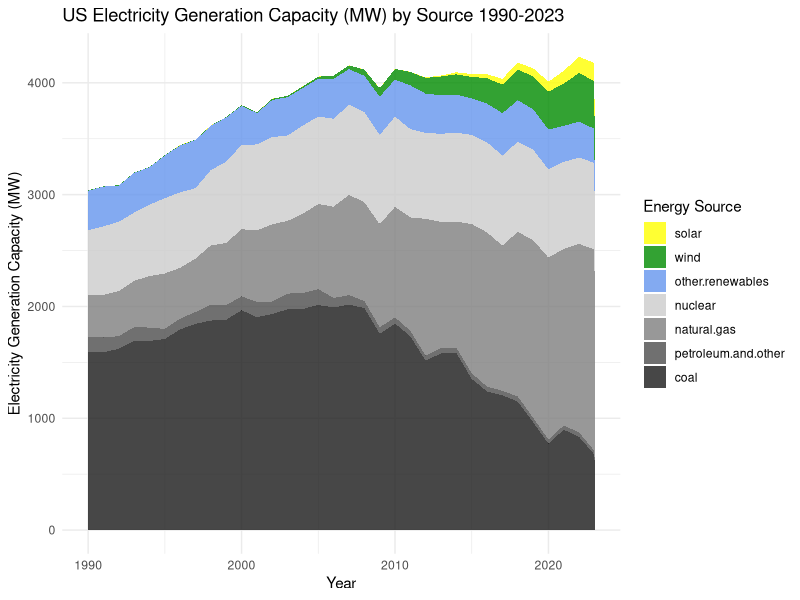
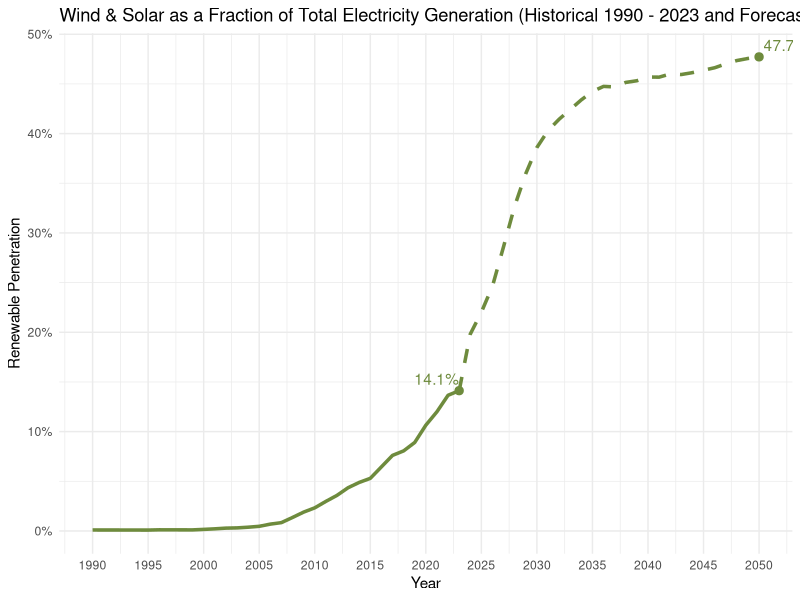
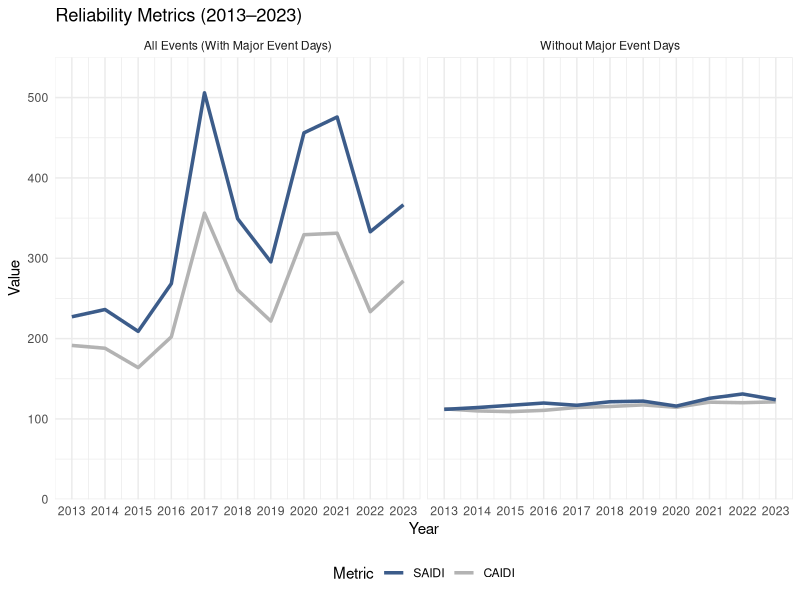
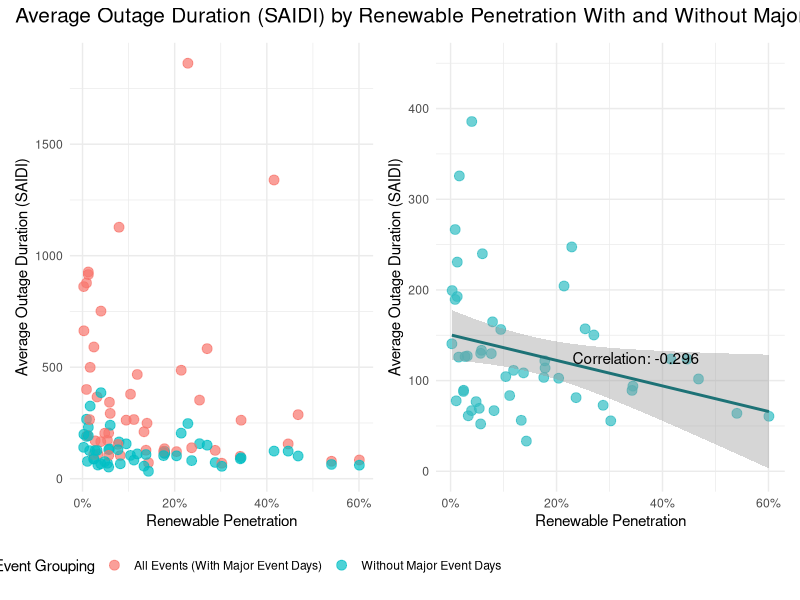
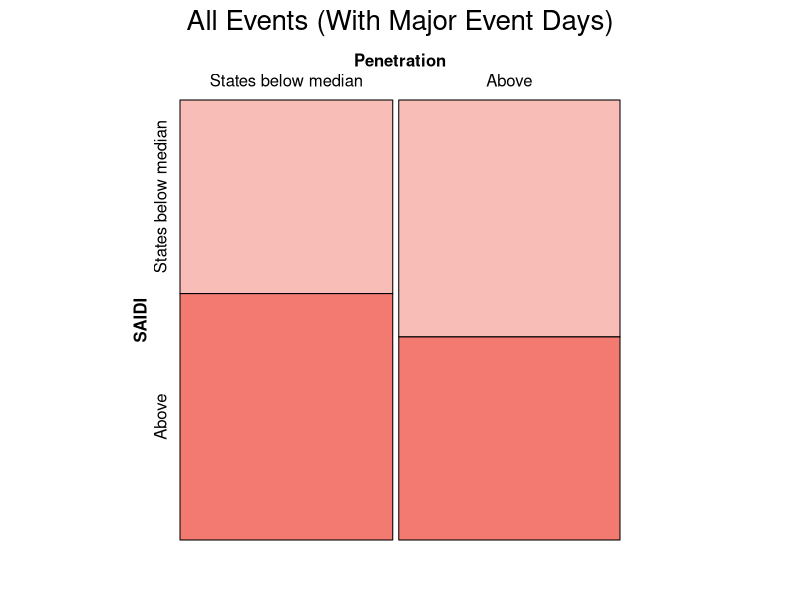
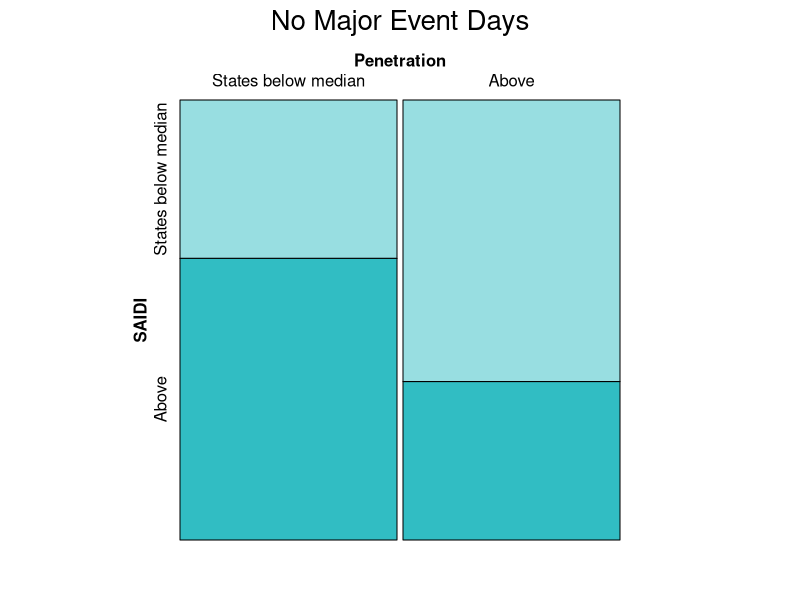
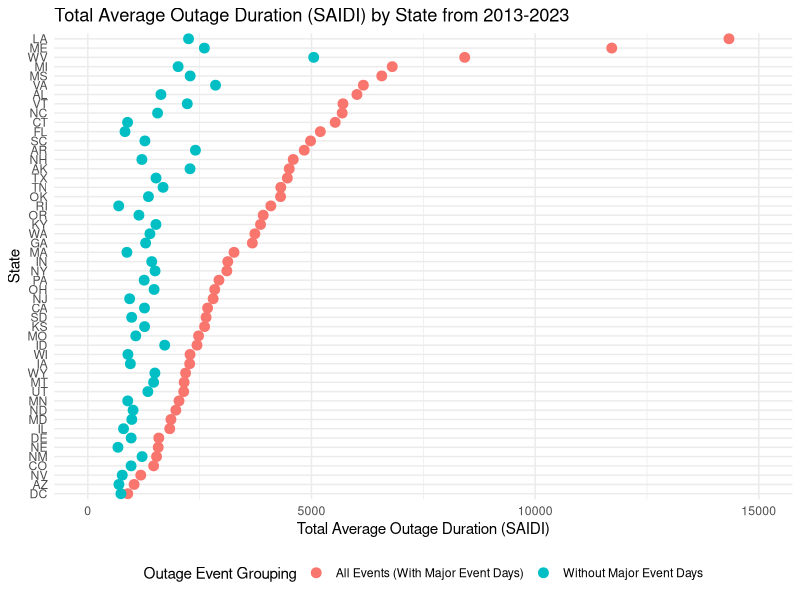
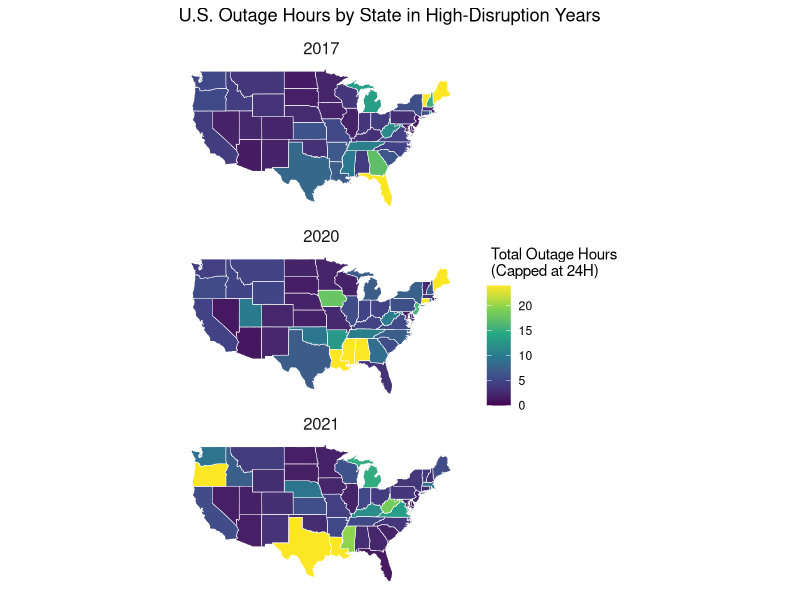

Recreate these plots in R, in order.
## ---- chunk 1
suppressPackageStartupMessages(library(ggplot2))
suppressPackageStartupMessages(library(dplyr))
suppressPackageStartupMessages(library(tidyr))
suppressPackageStartupMessages(library(scales))
suppressWarnings(suppressPackageStartupMessages(library(sf)))
suppressWarnings(suppressPackageStartupMessages(library(maps)))
suppressPackageStartupMessages(library(viridis))
suppressPackageStartupMessages(library(readr))
suppressPackageStartupMessages(library(vcd))
suppressPackageStartupMessages(library(patchwork))
suppressPackageStartupMessages(library(gridExtra))
suppressPackageStartupMessages(library(forcats))
## ---- chunk 2
us_gen_data <- read.csv("US_generation.csv")

colnames(us_gen_data)[1] <- "Year"

us_gen_data <- us_gen_data |>
  filter(Year >= 1990)

data1_long <- us_gen_data |>
  select(Year, wind, solar, `coal`, `natural.gas`, `nuclear`, `other.renewables`, `petroleum.and.other`) |>
  pivot_longer(cols = -Year, names_to = "Energy_Source", values_to = "Generation")

# Set factor levels (wind and solar at the top)
data1_long$Energy_Source <- factor(data1_long$Energy_Source, 
                                  levels = c("solar","wind","other.renewables", "nuclear", "natural.gas",
                                             "petroleum.and.other", "coal"))
# Area Chart
ggplot(data1_long, aes(x = Year, y = Generation, fill = Energy_Source)) +
  geom_area(alpha = 0.8, position = "stack") +
  scale_fill_manual(values = c("coal" = "gray10", 
                               "natural.gas" = "gray50", 
                               "nuclear" = "gray80", 
                               "other.renewables" = "cornflowerblue", 
                               "petroleum.and.other" = "gray30",
                               "wind" = "green4",
                               "solar" = "yellow")) +
  labs(title = "US Electricity Generation Capacity (MW) by Source 1990-2023",
       x = "Year",
       y = "Electricity Generation Capacity (MW)",
       fill = "Energy Source") +
  theme_minimal()
## ---- chunk 3

# Add a new column to calculate the fraction of wind + solar generation
data2 <- us_gen_data |>
  mutate(
    Total_Generation = wind + solar + coal + natural.gas + nuclear + other.renewables + petroleum.and.other,
    Wind_Solar_Fraction = (wind + solar) / Total_Generation
  )

# Find the last data point
last_point <- data2 |> filter(Year == max(Year))

# Load and prepare the forecast data in R
forecast <- read.csv("Renewable_Energy_Forecast.csv") |>
  select(Year, Solar_Wind_Fraction) |>
  rename(Solar_Wind_Fraction = Solar_Wind_Fraction)

# Combine the historical and forecast data for plotting
combined_data <- bind_rows(
  data2 |> select(Year, Wind_Solar_Fraction) |> rename(Fraction = Wind_Solar_Fraction),
  forecast |> rename(Fraction = Solar_Wind_Fraction)
)

# Find the last data point
last_point2 <- forecast |> filter(Year == max(Year))

# Plot with the forecast
ggplot(data2, aes(x = Year, y = Wind_Solar_Fraction)) +
  geom_line(color = "darkolivegreen4", linewidth = 1.2) +
  geom_line(data = forecast, aes(x = Year, y = Solar_Wind_Fraction),
            color = "darkolivegreen4", linetype = "dashed", linewidth = 1.2) +
  geom_point(data = last_point, aes(x = Year, y = Wind_Solar_Fraction), 
             size = 2.5, color = "darkolivegreen4") +
  geom_text(data = last_point, aes(label = scales::percent(Wind_Solar_Fraction, accuracy = 0.1)),
            vjust = -0.5, hjust = 1, color = "darkolivegreen4") +
  geom_text(data = forecast |> filter(Year == 2050),
            aes(x = Year, y = Solar_Wind_Fraction,
                label = scales::percent(Solar_Wind_Fraction, accuracy = 0.1)),
            vjust = -0.5, hjust = -0.1, color = "darkolivegreen4") + 
 geom_point(data = last_point2, aes(x = Year, y = Solar_Wind_Fraction), 
             size = 2.5, color = "darkolivegreen4") +
  labs(title = "Wind & Solar as a Fraction of Total Electricity Generation (Historical 1990 - 2023 and Forecast 2024-2050)",
       x = "Year",
       y = "Renewable Penetration") +
  theme_minimal() +
  scale_y_continuous(labels = scales::percent_format())+
  scale_x_continuous(breaks = seq(1990, 2050, by = 5)) 
## ---- chunk 4

t1_reliability <- read.csv("T1_Reliability.csv")

t1_reliability <- t1_reliability |>
   filter(`Event_Category` %in% c("IEEE_All_Events", "IEEE_No_Major_Events"))

t1_reliability$Year <- as.integer(t1_reliability$Year)

# Reshape the data to a long format for plotting
data3_long <- t1_reliability  |>
  pivot_longer(cols = c(SAIDI, CAIDI), names_to = "Metric", values_to = "Value")

# Plot the line graph faceted by Event Category
ggplot(data3_long, aes(x = Year, y = Value, color = Metric)) +
  geom_line(linewidth = 1.2) +
  scale_x_continuous(breaks = seq(2013, 2023, 1)) +
  scale_y_continuous(limits = c(0, 550), expand = c(0, 0)) + 
  scale_color_manual(values = c("SAIDI" = '#3c5c8a',"CAIDI" = 'gray70'),
                     breaks = c("SAIDI","CAIDI")) +
  labs(title = "Reliability Metrics (2013–2023)",
       x = "Year",
       y = "Value",
       color = "Metric") +
  facet_wrap(~ `Event_Category`,
             labeller = labeller(`Event_Category` = c("IEEE_All_Events" = "All Events (With Major Event Days)",
                                                      "IEEE_No_Major_Events" = "Without Major Event Days"))) +
  theme_minimal() +
  theme(legend.position = 'bottom')
## ---- chunk 5
# Load reliability metrics (SAIDI) from 2013-2023 by state
t4_rbs <- suppressMessages(read_csv("T4_ReliabilityByState.csv"))

# Pivot longer by state and filter to IEEE All Events
data_rbs <- t4_rbs |>
  pivot_longer(cols = c('CT':'HI'),names_to = 'state', values_to = 'SAIDI') |>
  filter(Method == 'IEEE',
         Event_Grouping == 'All Events (With Major Event Days)')

# Create 2023-only version with major event days
rbs_2023 <- data_rbs |>
  filter(Census_Division == '2023') |>
  select(state, SAIDI)

# Create 2023-only version without major event days
rbs_2023_no_major <- t4_rbs |>
  pivot_longer(cols = c('CT':'HI'),names_to = 'state', values_to = 'SAIDI') |>
  filter(Method == 'IEEE',
         Event_Grouping == 'Without Major Event Days',
         Census_Division == '2023') |>
  select(state, SAIDI)

# Load renewable penetration from 2023 by state
state_generation_2023 <- suppressMessages(read_csv('state_generation_2023.csv'))

# Calculate generation by energy type by state
suppressMessages(state_generation_2023 <- state_generation_2023 |>
  group_by(state, source) |>
  summarise(generation = sum(generation)))

# Derive renewable penetration from generation
state_pen_2023 <- state_generation_2023 |>
  pivot_wider(names_from = source, values_from = generation, values_fill = 0) |>
  mutate(total_gen = coal + natural.gas + other.renewables + petroleum.and.other + solar + wind + nuclear,
         wind_solar = wind + solar,
         w_s_pen = wind_solar/total_gen)

# Create combo dataset that disregards event grouping type
rbs_2023_combo <- t4_rbs |>
  pivot_longer(cols = c('CT':'HI'),names_to = 'state', values_to = 'SAIDI') |>
  filter(Method == 'IEEE',
         Event_Grouping %in% c('Without Major Event Days','All Events (With Major Event Days)'),
         Census_Division == '2023') |>
  select(state, SAIDI, Event_Grouping)

# Join reliability (SAIDI) with renewable penetration by state with major event days
scatter_state_2023 <- state_pen_2023 |>
  left_join(rbs_2023, by = 'state') |>
  select(state, w_s_pen, SAIDI)

# Join reliability (SAIDI) with renewable penetration by state without major event days
scatter_state_2023_no_major <- state_pen_2023 |>
  left_join(rbs_2023_no_major, by = 'state') |>
  select(state, w_s_pen, SAIDI)

# Join reliability (SAIDI) with renewable penetration by state for combo version 
scatter_state_2023_combo <- state_pen_2023 |>
  left_join(rbs_2023_combo, by = 'state') |>
  select(state, w_s_pen, SAIDI, Event_Grouping)

# Store scatter plot colored by event grouping type
plot2 <- ggplot(data = scatter_state_2023_combo, mapping = aes(x = w_s_pen, y = SAIDI, color = Event_Grouping)) +
  geom_point(alpha = .7, size = 3, na.rm = TRUE) +
  # coord_cartesian(ylim = c(0,1850)) + 
  scale_x_continuous(labels = scales::percent_format()) +
  labs(x = "Renewable Penetration",
       y = "Average Outage Duration (SAIDI)",
       color = "Outage Event Grouping") +
  theme_minimal() +
  theme(legend.position = 'bottom')

# Get rid of Hawaii (NA) to calculate correlation coefficient
no_hawaii <-scatter_state_2023_no_major |>
  filter(state != 'HI')

# Calc corr coeff
cc <- cor(no_hawaii$w_s_pen, no_hawaii$SAIDI)

# Store second scatter plot, a version zoomed in on without major event days that includes a regression
plot3 <- ggplot(data = filter(scatter_state_2023_combo, Event_Grouping == 'Without Major Event Days'), mapping = aes(x = w_s_pen, y = SAIDI)) +
  geom_point(alpha = .7, size = 3, color = '#31bdc3', na.rm = TRUE) +
  geom_smooth(data = filter(scatter_state_2023_combo, Event_Grouping == 'Without Major Event Days'),
              formula = y ~ x,
              method = 'lm',
              color = '#1d7276',
              na.rm = TRUE) +
  annotate("text", x = .35, y = 125, label = paste("Correlation:", round(cc, 3))) +
  coord_cartesian(ylim = c(0, 450)) +
  scale_x_continuous(labels = scales::percent_format()) +
  labs(x = "Renewable Penetration",
       y = "Average Outage Duration (SAIDI)") +
  theme_minimal()

# Patch plots together
suppressWarnings(plot2 + plot3 +
  plot_layout(widths = c(2, 2.3)) +
  plot_annotation(title = 'Average Outage Duration (SAIDI) by Renewable Penetration With and Without Major Events in 2023',
                  theme = theme(plot.title = element_text(size = 15))))

## ---- chunk 6
# Store median of renewable penetration and of SAIDI with major events
all_events_pen_med <- median(scatter_state_2023$w_s_pen)
all_events_SAIDI_med <- median(scatter_state_2023$SAIDI)

# Prep data with major events for mosaic plot
all_events_mos <- scatter_state_2023 |>
  mutate(Penetration = factor(if_else(w_s_pen >= all_events_pen_med, 'Above', 'States below median'),
                              levels = c('States below median','Above')),
         SAIDI = factor(if_else(SAIDI >= all_events_SAIDI_med, 'Above', 'States below median'),
                        levels = c('States below median','Above'))) |>
  select(-w_s_pen)

# Store median of renewable penetration and of SAIDI without major events
no_major_pen_med <- median(no_hawaii$w_s_pen)
no_major_SAIDI_med <- median(no_hawaii$SAIDI)

# Prep data without major events for mosaic plot
no_major_mos <- no_hawaii |>
  mutate(Penetration = factor(if_else(w_s_pen >= no_major_pen_med, 'Above', 'States below median'),
                              levels = c('States below median','Above')),
         SAIDI = factor(if_else(SAIDI >= no_major_SAIDI_med, 'Above', 'States below median'),
                        levels = c('States below median','Above'))) |>
  select(-w_s_pen)

# Create mosaic plots for both event grouping types
mosaic(SAIDI ~ Penetration, all_events_mos, direction = c("v", "h"),
       main = "All Events (With Major Event Days)",
       highlighting_fill = c('#f37a717F','#f37a71'))
mosaic(SAIDI ~ Penetration, no_major_mos, direction = c("v", "h"),
       main = 'No Major Event Days',
       highlighting_fill = c('#31bdc37F','#31bdc3'))
## ---- chunk 7
# Sum SAIDI across the decade of data with all major events
decade_SAIDI_all <- data_rbs |>
  filter(state != 'HI') |>
  group_by(state) |>
  summarise(SAIDI_all = sum(SAIDI))

# Sum SAIDI across the decade of data without major events
decade_SAIDI_nm <- t4_rbs |>
  pivot_longer(cols = c('CT':'HI'),names_to = 'state', values_to = 'SAIDI') |>
  filter(Method == 'IEEE',
         Event_Grouping == 'Without Major Event Days',
         state != 'HI') |>
  group_by(state) |>
  summarise(SAIDI_nm = sum(SAIDI))

# Join datasets
bar <- decade_SAIDI_all |>
  left_join(decade_SAIDI_nm, by = 'state')

# Order states by SAIDI with all major events
bar$state <- reorder(bar$state, bar$SAIDI_all)

# Create Cleveland dotplot colored by event grouping type
ggplot(bar, mapping = aes(y = state, x = SAIDI_all, color = 'All Events (With Major Event Days)')) +
  geom_point(size = 3) +
  geom_point(size = 3, mapping = aes(x = SAIDI_nm, color = 'Without Major Event Days')) +
  scale_x_continuous(limits = c(0, 15000)) +
  labs(x = 'Total Average Outage Duration (SAIDI)',
       y = 'State',
       title = 'Total Average Outage Duration (SAIDI) by State from 2013-2023',
       color = 'Outage Event Grouping') +
  theme_minimal() +
  theme(legend.position = 'bottom')
## ---- chunk 8

data5 <- read.csv("T4_ReliabilityByState.csv")
# State abbreviations and full names
state_abbrev <- tibble(
  state_full = tolower(state.name),
  state_abbrev = state.abb
)

filtered_data5 <- data5 |>
  filter(Method == "IEEE", 
         Event_Grouping == "All Events (With Major Event Days)",
         Census_Division %in% c(2017, 2020, 2021),
         !is.na(Census_Division)) |>
  select(-Method, -Event_Grouping, -HI, -AK)

# Reshape the data into a long format
long_data5 <- filtered_data5 |>
  pivot_longer(cols = -Census_Division, names_to = "state_abbrev", values_to = "value")

# Convert values from minutes to hours and cap at 24 hours
long_data5 <- long_data5 |>
  mutate(value = pmin(value / 60, 24)) 

# Load state geometries
us_states <- st_as_sf(maps::map("state", plot = FALSE, fill = TRUE))
us_states <- us_states |>
  mutate(state_full = ID) |>
  left_join(state_abbrev, by = c("state_full" = "state_full")) 

# Merge data with geometries
mapped_data <- us_states |>
  left_join(long_data5, by = c("state_abbrev" = "state_abbrev")) |>
  filter(state_abbrev != "DC")

# Plot the map with facets for Census Division
ggplot(data = mapped_data) +
  geom_sf(aes(fill = value), color = "white", lwd = 0.2) +
  scale_fill_viridis_c(option = "viridis", na.value = "gray80", limits = c(0, 24)) +
  labs(title = "U.S. Outage Hours by State in High-Disruption Years",
       fill = " Total Outage Hours\n (Capped at 24H)") +
  facet_wrap(~ Census_Division, ncol = 1) + # Facet by Census Division
  theme_minimal() +
  theme(
    axis.text = element_blank(),
    axis.ticks = element_blank(),
    panel.grid = element_blank(),
    strip.text = element_text(size = 12) 
  )
## ---- chunk 9
# Read the data
saidi_data <- read.csv("Texas_Daily_SAIDI.csv")

# Convert Date column to Date type
saidi_data$Date <- as.Date(saidi_data$Date, format = "%m/%d/%y")

highlight_period <- data.frame(
  xmin = as.Date("2021-02-10"),
  xmax = as.Date("2021-02-25"),
  ymin = -Inf,
  ymax = Inf,
  label = "Winter Storm Uri"
)

# Plot the data
ggplot(saidi_data, aes(x = Date, y = Daily.SAIDI)) +
  geom_rect(data = highlight_period, 
            aes(xmin = xmin, xmax = xmax, ymin = ymin, ymax = ymax, fill = label),
            alpha = 0.8, inherit.aes = FALSE) +
  scale_fill_manual(name = "", values = c("Winter Storm Uri" = "#f3ff52")) +
  geom_line(color = "#3c5c8a", linewidth = .75) +
  labs(title = "Daily Outage Duration (SAIDI) in Texas in 2021",
       x = NULL,
       y = "Daily Outage Duration (SAIDI)") +
  theme_minimal() +
  theme(legend.position = "bottom")

## ---- chunk 10
# Load Texas's daily reliability data
texas <- suppressMessages(read_csv("Texas_Daily_SAIDI_2015_2022.csv"))

# Adjust column name
texas <- texas |>
  mutate(date = Date) |>
  select(-Date)

# Load Texas's weather disaster data from the same time period
weather <- suppressMessages(read_csv('events-TX-2015-2022.csv'))

# Join datasets
weather_SAIDI <- weather |>
  left_join(texas, by = 'date')

# Plot daily SAIDI with all weather disasters marked
ggplot(weather_SAIDI, aes(x = date, y = Daily.SAIDI)) +
  geom_line(data = texas,
              aes(x = date, y = Daily.SAIDI),
            linewidth = .75,
            color = '#3c5c8a') +
  geom_point(size = 4,
             shape = 21,
             fill = '#f3ff52',
             color = '#3c5c8a',
             alpha = .7,
             na.rm = TRUE) +
  coord_cartesian(xlim = c(as.Date('2015-01-01'),as.Date('2022-12-31'))) +
  labs(title = 'Daily Outage Duration (SAIDI) in Texas with Weather Disasters from 2015-2022',
       y = 'Daily Outage Duration (SAIDI)') +
  theme_minimal() +
  theme(axis.title.x = element_blank())
## ---- chunk 11
# Calculate mean daily SAIDI by disaster
means <- weather_SAIDI |>
  select(disaster, Daily.SAIDI) |>
  filter(!is.na(Daily.SAIDI)) |>
  group_by(disaster) |>
  summarise(mean_SAIDI = mean(Daily.SAIDI))

# Order weather disaster types by mean SAIDI
means$disaster <- fct_rev(reorder(means$disaster, means$mean_SAIDI))

# Plot means
ggplot(means, mapping = aes(x = disaster, y = mean_SAIDI, fill = disaster)) +
  geom_col() +
  scale_fill_manual(values = c("Winter Storm" = "#de7ac0", "Tropical Cyclone" = "#9268ba", "Severe Storm" = "#d03330", "Flooding" = "#fa832c", "Wildfire" = "#8a574d")) +
  labs(title = 'Mean Daily Outage Duration (SAIDI) by Weather Disaster Type\nin Texas from 2015-2022',
       x = 'Weather Disaster Type',
       y = 'Mean Daily Outage Duration (SAIDI)') +
  theme_minimal() +
  theme(legend.position = 'none')
